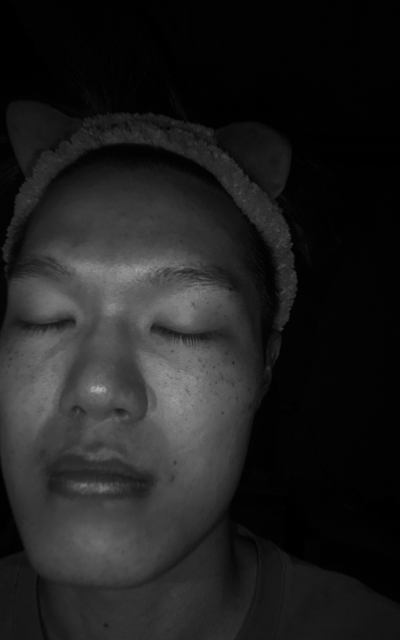
#> input picture captures/cam2_no_filter/Useful_nofilter_picture/go01.png, 800 x 1280 px (shown at 1/2 size)
$ python -i porphyrin_analysis.py   (imports and definitions only)
#> lines starting #> are read from the running program, lines starting #| are printed output that depends on the picture; after the words box and inside, x2 and y2 are one past the last pixel; in counts of white or black regions, pixels touching at a corner belong together
from pathlib import Path
import json

import cv2
import numpy as np


HEATMAP_MIN_VALUE = 25.0
HEATMAP_MAX_VALUE = 110.0
VISIBLE_THRESHOLD = 70
LOCAL_CONTRAST_THRESHOLD = 5
STRONG_ABSOLUTE_THRESHOLD = 100
LOW_VISIBLE_THRESHOLD = 45
LOW_LOCAL_CONTRAST_THRESHOLD = 3
LOW_STRONG_ABSOLUTE_THRESHOLD = 80
MIN_COMPONENT_AREA = 2
TOP_BRIGHT_PERCENT = 5.0
RISK_SCORE_MEAN = 50.0
RISK_SCORE_STD = 25.0
RISK_Z_RANGE = 2.0
RISK_PORPHYRIN_COUNT_MEAN = 578.8636363636364
RISK_PORPHYRIN_COUNT_STD = 360.73123909567926
RISK_MEAN_BRIGHTNESS_MEAN = 60.91818181818182
RISK_MEAN_BRIGHTNESS_STD = 11.652024262826076
RISK_TOP5_MAX_BRIGHTNESS_MEAN = 95.04545454545455
RISK_TOP5_MAX_BRIGHTNESS_STD = 26.06892485269016
RISK_PORPHYRIN_COUNT_MAX_SCORE = 60.0
RISK_MEAN_BRIGHTNESS_MAX_SCORE = 30.0
RISK_TOP5_MAX_BRIGHTNESS_MAX_SCORE = 10.0
RISK_SCORE_BOUNDARIES = {
    "a_max": 20.0,
    "b_max": 40.0,
    "c_max": 60.0,
    "d_max": 80.0,
}


def clamp(value: int, low: int, high: int) -> int:
    return max(low, min(high, value))


def clamp_float(value: float, low: float, high: float) -> float:
    return max(low, min(high, value))


def calculate_metric_risk_score(value: float, mean: float, std: float, max_score: float) -> float:
    if std <= 0:
        return max_score / 2.0

    z_score = (float(value) - mean) / std
    normalized = (z_score + RISK_Z_RANGE) / (RISK_Z_RANGE * 2.0)
    return clamp_float(normalized * max_score, 0.0, max_score)


def calculate_skin_score_from_risk(
    porphyrin_count: int,
    mean_brightness: float,
    top5_max_brightness: float
):
    porphyrin_count_score = calculate_metric_risk_score(
        porphyrin_count,
        RISK_PORPHYRIN_COUNT_MEAN,
        RISK_PORPHYRIN_COUNT_STD,
        RISK_PORPHYRIN_COUNT_MAX_SCORE
    )
    mean_brightness_score = calculate_metric_risk_score(
        mean_brightness,
        RISK_MEAN_BRIGHTNESS_MEAN,
        RISK_MEAN_BRIGHTNESS_STD,
        RISK_MEAN_BRIGHTNESS_MAX_SCORE
    )
    top5_max_brightness_score = calculate_metric_risk_score(
        top5_max_brightness,
        RISK_TOP5_MAX_BRIGHTNESS_MEAN,
        RISK_TOP5_MAX_BRIGHTNESS_STD,
        RISK_TOP5_MAX_BRIGHTNESS_MAX_SCORE
    )
    risk_score = (
        porphyrin_count_score
        + mean_brightness_score
        + top5_max_brightness_score
    )
    z_score = (
        (risk_score - RISK_SCORE_MEAN) / RISK_SCORE_STD
        if RISK_SCORE_STD > 0
        else 0.0
    )

    if risk_score <= RISK_SCORE_BOUNDARIES["a_max"]:
        grade = "A"
        label = "매우 양호"
        level = 1
    elif risk_score <= RISK_SCORE_BOUNDARIES["b_max"]:
        grade = "B"
        label = "양호"
        level = 2
    elif risk_score <= RISK_SCORE_BOUNDARIES["c_max"]:
        grade = "C"
        label = "보통"
        level = 3
    elif risk_score <= RISK_SCORE_BOUNDARIES["d_max"]:
        grade = "D"
        label = "주의"
        level = 4
    else:
        grade = "E"
        label = "관리 필요"
        level = 5

    return {
        "score": round(risk_score, 1),
        "grade": grade,
        "label": label,
        "level": level,
        "basis": "standardized_metric_risk_score",
        "risk_score": float(risk_score),
        "risk_z_score": float(z_score),
        "risk_score_mean": RISK_SCORE_MEAN,
        "risk_score_std": RISK_SCORE_STD,
        "risk_score_boundaries": RISK_SCORE_BOUNDARIES,
        "porphyrin_count_score": float(porphyrin_count_score),
        "mean_brightness_score": float(mean_brightness_score),
        "top5_max_brightness_score": float(top5_max_brightness_score),
        "porphyrin_count_max_score": RISK_PORPHYRIN_COUNT_MAX_SCORE,
        "mean_brightness_max_score": RISK_MEAN_BRIGHTNESS_MAX_SCORE,
        "top5_max_brightness_max_score": RISK_TOP5_MAX_BRIGHTNESS_MAX_SCORE,
        "porphyrin_count_mean": RISK_PORPHYRIN_COUNT_MEAN,
        "porphyrin_count_std": RISK_PORPHYRIN_COUNT_STD,
        "mean_brightness_mean": RISK_MEAN_BRIGHTNESS_MEAN,
        "mean_brightness_std": RISK_MEAN_BRIGHTNESS_STD,
        "top5_max_brightness_mean": RISK_TOP5_MAX_BRIGHTNESS_MEAN,
        "top5_max_brightness_std": RISK_TOP5_MAX_BRIGHTNESS_STD,
        "porphyrin_count": int(porphyrin_count),
        "porphyrin_mean_brightness": float(mean_brightness),
        "porphyrin_top5_max_brightness": float(top5_max_brightness),
    }


def make_porphyrin_face_mask(gray):
    non_black = cv2.inRange(gray, 8, 255)
    kernel = np.ones((21, 21), np.uint8)
    non_black = cv2.morphologyEx(non_black, cv2.MORPH_CLOSE, kernel, iterations=2)
    non_black = cv2.morphologyEx(non_black, cv2.MORPH_OPEN, kernel, iterations=1)

    contours, _ = cv2.findContours(non_black, cv2.RETR_EXTERNAL, cv2.CHAIN_APPROX_SIMPLE)
    mask = np.zeros_like(gray)

    if contours:
        valid_contours = [
            contour
            for contour in contours
            if cv2.contourArea(contour) > gray.size * 0.01
        ]
        if valid_contours:
            cv2.drawContours(mask, valid_contours, -1, 255, thickness=cv2.FILLED)
            return mask

    return np.full_like(gray, 255)


# [28 lines left out: function normalize_region_percentages, not called in this run]


def normalize_region_scores(region_score):
    total_score = float(sum(region_score.values()))
    if total_score <= 0:
        return {
            key: 0
            for key in region_score
        }

    raw = {
        key: value / total_score * 100.0
        for key, value in region_score.items()
    }
    rounded = {
        key: int(round(value))
        for key, value in raw.items()
    }

    diff = 100 - sum(rounded.values())
    if diff != 0:
        order = sorted(
            raw,
            key=lambda key: abs(raw[key] - rounded[key]),
            reverse=True
        )
        step = 1 if diff > 0 else -1
        for idx in range(abs(diff)):
            rounded[order[idx % len(order)]] += step

    return rounded


def clean_component_mask(mask, min_area):
    num_labels, labels, stats, _ = cv2.connectedComponentsWithStats(mask, connectivity=8)
    clean_mask = np.zeros_like(mask)
    accepted_count = 0
    max_component_area = 0

    for label_idx in range(1, num_labels):
        area = int(stats[label_idx, cv2.CC_STAT_AREA])
        if area < min_area:
            continue

        clean_mask[labels == label_idx] = 255
        accepted_count += 1
        max_component_area = max(max_component_area, area)

    return clean_mask, accepted_count, max_component_area


def summarize_detected_brightness(heat_scaled, detected_mask):
    detected_values = heat_scaled[detected_mask > 0].astype(np.float32)
    if detected_values.size == 0:
        return {
            "mean": 0.0,
            "top5_max": 0.0,
        }

    percentile = 100.0 - TOP_BRIGHT_PERCENT
    top_threshold = float(np.percentile(detected_values, percentile))
    top_values = detected_values[detected_values >= top_threshold]

    return {
        "mean": float(detected_values.mean()),
        "top5_max": float(top_values.max()) if top_values.size else 0.0,
    }


def build_absolute_porphyrin_heatmap(heat_source, mask=None):
    if mask is None:
        mask = np.full_like(heat_source, 255)

    heat_scaled = cv2.bitwise_and(heat_source, heat_source, mask=mask)
    heatmap_source = np.clip(
        (heat_scaled.astype(np.float32) - HEATMAP_MIN_VALUE)
        * 255.0
        / (HEATMAP_MAX_VALUE - HEATMAP_MIN_VALUE),
        0,
        255,
    ).astype(np.uint8)
    heatmap = cv2.applyColorMap(heatmap_source, cv2.COLORMAP_JET)

    local_background = cv2.GaussianBlur(heat_scaled, (21, 21), 0)
    bright_detail = cv2.subtract(heat_scaled, local_background)
    thresh = np.where(
        (
            (heat_scaled >= VISIBLE_THRESHOLD)
            & (bright_detail >= LOCAL_CONTRAST_THRESHOLD)
        )
        | (heat_scaled >= STRONG_ABSOLUTE_THRESHOLD),
        255,
        0,
    ).astype(np.uint8)
    thresh = cv2.bitwise_and(thresh, thresh, mask=mask)

    low_thresh = np.where(
        (
            (heat_scaled >= LOW_VISIBLE_THRESHOLD)
            & (bright_detail >= LOW_LOCAL_CONTRAST_THRESHOLD)
        )
        | (heat_scaled >= LOW_STRONG_ABSOLUTE_THRESHOLD),
        255,
        0,
    ).astype(np.uint8)
    low_thresh = cv2.bitwise_and(low_thresh, low_thresh, mask=mask)

    kernel = np.ones((2, 2), np.uint8)
    thresh = cv2.morphologyEx(thresh, cv2.MORPH_CLOSE, kernel, iterations=1)
    low_thresh = cv2.morphologyEx(low_thresh, cv2.MORPH_CLOSE, kernel, iterations=1)

    clean_mask, accepted_count, max_component_area = clean_component_mask(thresh, MIN_COMPONENT_AREA)
    low_mask, low_count, _low_max_component_area = clean_component_mask(low_thresh, MIN_COMPONENT_AREA)
    low_only_mask = cv2.bitwise_and(low_mask, cv2.bitwise_not(clean_mask))

    detected_overlay = np.zeros_like(heatmap)
    detected_overlay[low_only_mask > 0] = (0, 255, 255)
    detected_overlay[clean_mask > 0] = (0, 0, 255)
    heatmap = cv2.addWeighted(heatmap, 1.0, detected_overlay, 0.45, 0)
    low_contours, _ = cv2.findContours(low_only_mask, cv2.RETR_EXTERNAL, cv2.CHAIN_APPROX_SIMPLE)
    contours, _ = cv2.findContours(clean_mask, cv2.RETR_EXTERNAL, cv2.CHAIN_APPROX_SIMPLE)
    cv2.drawContours(heatmap, low_contours, -1, (0, 255, 255), 1, cv2.LINE_AA)
    cv2.drawContours(heatmap, contours, -1, (0, 0, 255), 1, cv2.LINE_AA)

    return heatmap, clean_mask, low_mask, heatmap_source, accepted_count, low_count, max_component_area


# [44 lines left out: functions build_mask_overlay, rescale_landmarks, not called in this run]


def make_landmark_face_mask(shape, pts):
    mask = np.zeros(shape, dtype=np.uint8)
    if not pts or len(pts) < 20:
        return None

    points = np.array(pts, dtype=np.int32)
    hull = cv2.convexHull(points)
    cv2.fillConvexPoly(mask, hull, 255)

    kernel = np.ones((9, 9), np.uint8)
    mask = cv2.morphologyEx(mask, cv2.MORPH_CLOSE, kernel, iterations=1)

    return mask


def get_landmark_metrics(pts, fallback_rect):
    fx, fy, fw, fh = fallback_rect
    metrics = {
        "eye_y": fy + fh * 0.32,
        "nose_y": fy + fh * 0.50,
        "mouth_y": fy + fh * 0.66,
        "face_mid_x": fx + fw * 0.50,
        "nose_x": fx + fw * 0.50,
    }

    if not pts or len(pts) < 469:
        return metrics

    # [5 lines left out: function avg, not called in this run]

    eye_y = avg([33, 133, 159, 145, 263, 362, 386, 374], 1)
    mouth_y = avg([13, 14, 61, 291, 0, 17], 1)
    nose_y = avg([1, 2, 4, 5], 1)
    nose_x = avg([1, 2, 4, 5], 0)

    if eye_y is not None:
        metrics["eye_y"] = eye_y
    if mouth_y is not None:
        metrics["mouth_y"] = mouth_y
    if nose_y is not None:
        metrics["nose_y"] = nose_y
    if nose_x is not None:
        metrics["nose_x"] = nose_x

    return metrics


def classify_face_region(x, y, face_rect):
    fx, fy, fw, fh = face_rect
    rel_x = (x - fx) / float(fw) if fw else 0.5
    rel_y = (y - fy) / float(fh) if fh else 0.5

    if 0.39 <= rel_x <= 0.61 and 0.29 <= rel_y < 0.58:
        return "nose"

    if rel_y < 0.35:
        return "forehead"

    if 0.42 <= rel_x <= 0.58 and 0.58 <= rel_y < 0.70:
        return "philtrum"

    if rel_y >= 0.70:
        return "chin"

    if rel_x < 0.50:
        return "right_cheek"

    return "left_cheek"


# [27 lines left out: function classify_face_region_by_landmarks, not called in this run]


def analyze_porphyrin_heatmap_v04(
    image_path: Path,
    output_dir: Path,
    face_reference_path: Path = None,
    landmark_extractor=None,
    white_reference_path: Path = None,
):
#> called with output_dir = 'out.png'
    img = cv2.imread(str(image_path))
#> img is the input picture: shape (1280, 800, 3); mean B, G, R 31.2, 31.6, 31.3
    if img is None:
        raise RuntimeError("이미지 로드 실패")

    gray = cv2.cvtColor(img, cv2.COLOR_BGR2GRAY)
    clahe = cv2.createCLAHE(clipLimit=2.5, tileGridSize=(8, 8))
    enhanced = clahe.apply(gray)
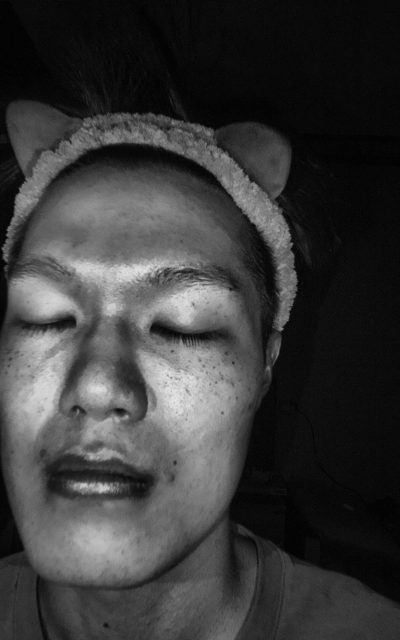
#> enhanced: shape (1280, 800) (shown at 1/2 size); min 0, max 227, mean 57.6
    blur = cv2.GaussianBlur(enhanced, (5, 5), 0)

    landmark_pts = None
    landmark_source_shape = None
    if landmark_extractor is not None and face_reference_path is not None:
        reference_img = cv2.imread(str(face_reference_path))
        if reference_img is not None:
            landmark_pts = landmark_extractor(reference_img)
            landmark_source_shape = reference_img.shape

    if landmark_extractor is not None and landmark_pts is None:
        landmark_pts = landmark_extractor(img)
        landmark_source_shape = img.shape

    if landmark_pts is not None and landmark_source_shape is not None:
        landmark_pts = rescale_landmarks(landmark_pts, landmark_source_shape, gray.shape)

    face_mask = make_landmark_face_mask(gray.shape, landmark_pts)
    if face_mask is None:
        face_mask = make_porphyrin_face_mask(gray)
#> in make_porphyrin_face_mask, `non_black = cv2.inRange(gray, 8, 255)`:
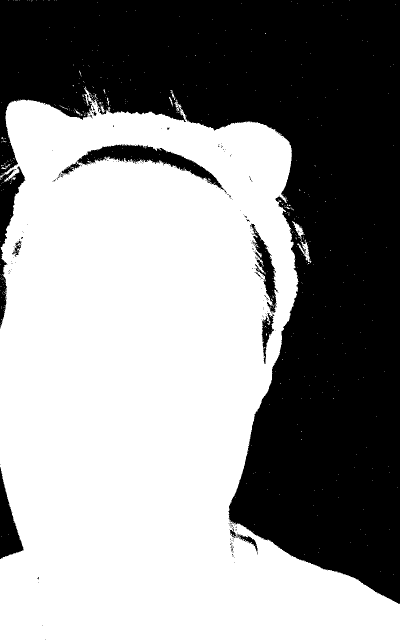
#> non_black: shape (1280, 800) (shown at 1/2 size); 56.9% white; 201 black regions (190 under 20 px), largest, box (x1, y1, x2, y2) and area: (0, 0, 800, 1208) 424617, (153, 288, 454, 387) 6958, (0, 934, 47, 1118) 4077
#> in make_porphyrin_face_mask, `non_black = cv2.morphologyEx(non_black, cv2.MORPH_OPEN, kernel, iterat..`:
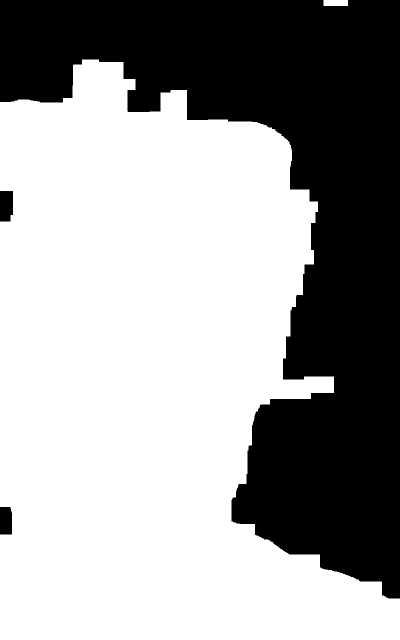
#> non_black: shape (1280, 800) (shown at 1/2 size); 62.3% white; 3 black regions
#> in make_porphyrin_face_mask, `contours, _ = cv2.findContours(non_black, cv2.RETR_EXTERNAL, cv2.CHAIN..`: contours = 2 contours; box (x1, y1, x2, y2) and area: (0, 119, 800, 1280) 634904, (647, 0, 696, 12) 528
#> in make_porphyrin_face_mask, `valid_contours = [ contour for contour in contours if cv2.contourArea(..`: valid_contours = 1 contour; box (x1, y1, x2, y2) and area: (0, 119, 800, 1280) 634904

    face_pixels = int(np.count_nonzero(face_mask))
#> face_pixels = 637179
    if face_pixels <= 0:
        face_mask = np.full_like(gray, 255)
        face_pixels = gray.size

    face_contours, _ = cv2.findContours(face_mask, cv2.RETR_EXTERNAL, cv2.CHAIN_APPROX_SIMPLE)
#> face_contours has the same summary as valid_contours in make_porphyrin_face_mask
    if face_contours:
        face_rect = cv2.boundingRect(max(face_contours, key=cv2.contourArea))
#> face_rect = (0, 119, 800, 1161)
    else:
        face_rect = (0, 0, gray.shape[1], gray.shape[0])
    landmark_metrics = get_landmark_metrics(landmark_pts, face_rect)
#> in get_landmark_metrics, `fx, fy, fw, fh = fallback_rect`: fx = 0; fy = 119; fw = 800; fh = 1161
#> in get_landmark_metrics, `metrics = { "eye_y": fy + fh * 0.32, "nose_y": fy + fh * 0.50, "mouth_..`: metrics = {'eye_y': 490.5, 'nose_y': 699.5, 'mouth_y': 885.3, 'face_mid_x': 400, 'nose_x': 400}
#> landmark_metrics has the same summary as metrics in get_landmark_metrics

    # Same absolute-threshold preview logic as porphyrin_threshold_viewer.py.
    heatmap, clean_mask, low_mask, heatmap_source, accepted_count, low_count, max_component_area = (
        build_absolute_porphyrin_heatmap(blur, face_mask)
    )
#> in clean_component_mask, `num_labels, labels, stats, _ = cv2.connectedComponentsWithStats(mask, ..`:
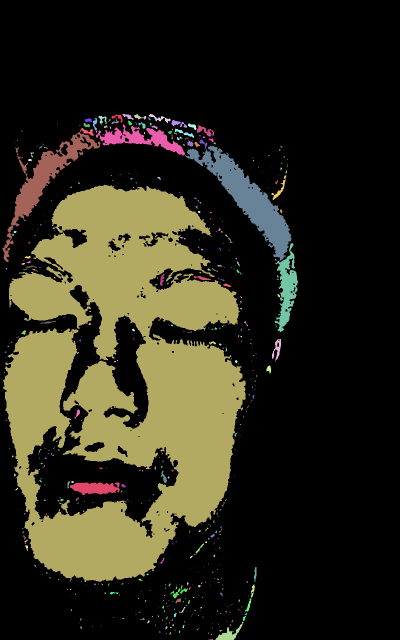
#> labels: shape (1280, 800) int32 (shown at 1/2 size); 542 distinct labels, from 0 to 541; one colour per label, 0 black
#> in clean_component_mask, `num_labels, labels, stats, _ = cv2.connectedComponentsWithStats(mask, ..`: num_labels = 542; stats = 542 rows, first 6: [0, 0, 800, 1280, 761049], [223, 229, 22, 16, 126], [245, 228, 22, 12, 117], [268, 228, 25, 11, 116], [297, 228, 44, 18, 232], [197, 232, 16, 18, 137]
#> the loop in clean_component_mask, `for label_idx in range(1, num_labels):` made 541 passes
#> (area, max_component_area) on passes 1 to 3: (126, 126), (117, 126), (116, 126)
#> after the loop in clean_component_mask, `for label_idx in range(1, num_labels):`: accepted_count = 444
#> in build_absolute_porphyrin_heatmap, `clean_mask, accepted_count, max_component_area = clean_component_mask(..`: max_component_area = 223367
#> call 2 of clean_component_mask, with min_area = 2
#> in clean_component_mask (call 2), `num_labels, labels, stats, _ = cv2.connectedComponentsWithStats(mask, ..`:
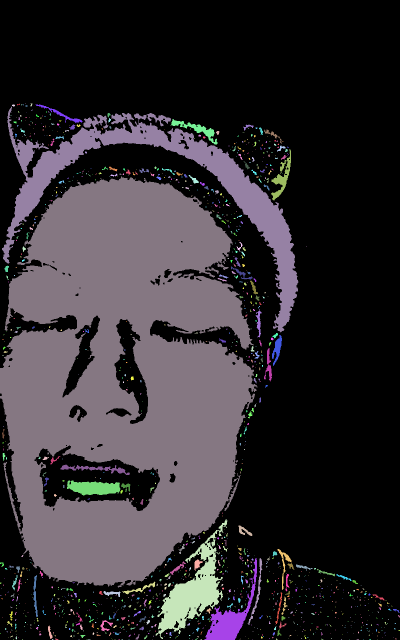
#> labels: shape (1280, 800) int32 (shown at 1/2 size); 1209 distinct labels, from 0 to 1208; one colour per label, 0 black
#> in clean_component_mask (call 2), `num_labels, labels, stats, _ = cv2.connectedComponentsWithStats(mask, ..`: num_labels = 1209; stats = 1209 rows, first 6: [0, 0, 800, 1280, 661058], [34, 207, 6, 4, 10], [51, 207, 1, 1, 1], [61, 207, 4, 6, 17], [24, 209, 6, 5, 19], [43, 208, 2, 3, 4]
#> the loop in clean_component_mask (call 2), `for label_idx in range(1, num_labels):` made 1208 passes
#> (area, max_component_area) on passes 7, 9, 16: (466, 466), (40618, 40618), (35, 40618)
#> after the loop in clean_component_mask (call 2), `for label_idx in range(1, num_labels):`: accepted_count = 955
#> in build_absolute_porphyrin_heatmap, `low_only_mask = cv2.bitwise_and(low_mask, cv2.bitwise_not(clean_mask))`:
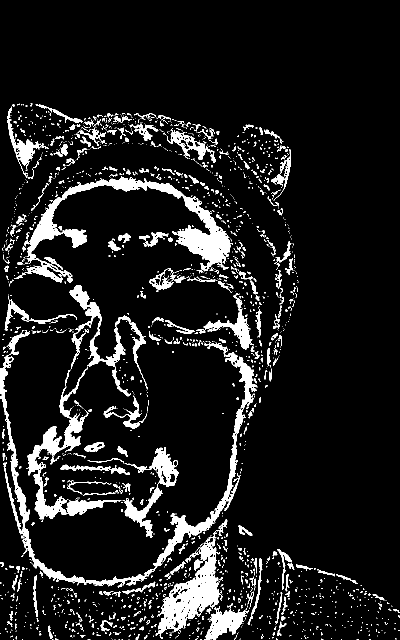
#> low_only_mask: shape (1280, 800) (shown at 1/2 size); 9.7% white; 1745 white regions (1429 under 20 px)
#> in build_absolute_porphyrin_heatmap, `low_contours, _ = cv2.findContours(low_only_mask, cv2.RETR_EXTERNAL, c..`: low_contours = 1745 contours, 1554 with area under 20; largest, box (x1, y1, x2, y2) and area: (49, 353, 465, 566) 14002, (311, 1065, 446, 1278) 9880, (307, 685, 515, 1144) 6968, (0, 660, 306, 1175) 6408, (55, 733, 177, 1039) 6316
#> in build_absolute_porphyrin_heatmap, `contours, _ = cv2.findContours(clean_mask, cv2.RETR_EXTERNAL, cv2.CHAI..`: contours = 443 contours, 386 with area under 20; largest, box (x1, y1, x2, y2) and area: (6, 369, 492, 1164) 223290, (370, 291, 583, 521) 12401, (5, 264, 201, 524) 8542, (192, 249, 370, 311) 3520, (549, 486, 596, 664) 3390
#> in build_absolute_porphyrin_heatmap, `cv2.drawContours(heatmap, contours, -1, (0, 0, 255), 1, cv2.LINE_AA)`:
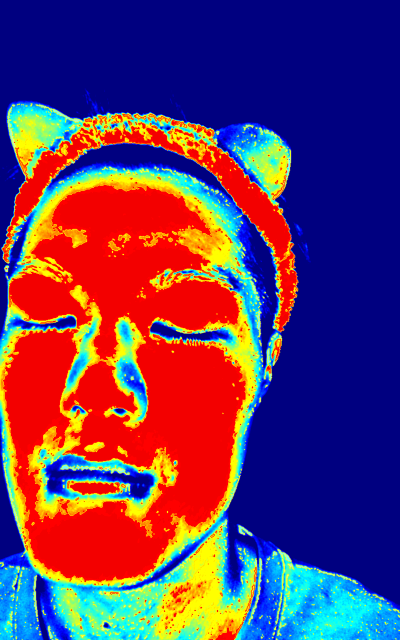
#> heatmap: shape (1280, 800, 3) (shown at 1/2 size); mean B, G, R 97.7, 57.6, 98.5
#> accepted_count = 444; low_count = 955; max_component_area = 223367

    region_score = {
        "forehead": 0.0,
        "nose": 0.0,
        "philtrum": 0.0,
        "chin": 0.0,
        "right_cheek": 0.0,
        "left_cheek": 0.0,
    }

    ys, xs = np.where(low_mask > 0)
    total_area = float(len(xs))
#> total_area = 362689
    low_total_area = float(np.count_nonzero(low_mask))
#> low_total_area = 362689
    intensity_values = heatmap_source[ys, xs].astype(np.float32) / 255.0 if len(xs) else []

    for x, y, intensity in zip(xs, ys, intensity_values):
        if landmark_pts is not None:
            region_key = classify_face_region_by_landmarks(int(x), int(y), face_rect, landmark_metrics)
        else:
            region_key = classify_face_region(int(x), int(y), face_rect)
        region_score[region_key] += float(intensity)
#> this loop made 362689 passes
#> (x, y, intensity, rel_x in classify_face_region, rel_y in classify_face_region) on passes 1 to 8: (39, 207, 0.224, 0.0488, 0.0758), (61, 207, 0.259, 0.0762, 0.0758), (62, 207, 0.259, 0.0775, 0.0758), (63, 207, 0.247, 0.0788, 0.0758), (64, 207, 0.235, 0.08, 0.0758), (35, 208, 0.235, 0.0437, 0.0767), (36, 208, 0.247, 0.045, 0.0767), (37, 208, 0.259, 0.0462, 0.0767)

    detection_rate = (total_area / face_pixels) * 100 if face_pixels else 0.0
    brightness_summary = summarize_detected_brightness(blur, low_mask)

    region_analysis = normalize_region_scores(region_score)
    skin_score = calculate_skin_score_from_risk(
        low_count,
        brightness_summary["mean"],
        brightness_summary["top5_max"]
    )
    grade = skin_score["grade"]

#> (the run stopped early here; a loop or call above may not have finished)
